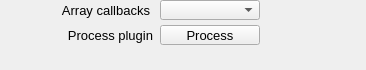
    <widget class="PyDMFrame" name="composite_4">
      <property name="geometry">
        <rect>
          <x>10</x>
          <y>850</y>
          <width>366</width>
          <height>70</height>
        </rect>
      </property>
      <widget class="QLabel" name="text_29">
        <property name="geometry">
          <rect>
            <x>0</x>
            <y>0</y>
            <width>150</width>
            <height>20</height>
          </rect>
        </property>
        <property name="text">
          <string>Array callbacks</string>
        </property>
        <property name="font" stdset="0">
          <font>
            <pointsize>10</pointsize>
          </font>
        </property>
        <property name="brush" stdset="0">
          <brush brushstyle="SolidPattern">
            <color alpha="255">
              <red>0</red>
              <green>0</green>
              <blue>0</blue>
            </color>
          </brush>
        </property>
        <property name="toolTip">
          <string>text_29</string>
        </property>
        <property name="alignment">
          <set>Qt::AlignRight|Qt::AlignTrailing|Qt::AlignVCenter</set>
        </property>
        <property name="styleSheet">
          <string notr="true">QLabel#text_29 {
  color: rgb(0, 0, 0);
  }</string>
        </property>
      </widget>
      <widget class="PyDMFrame" name="composite_5">
        <property name="geometry">
          <rect>
            <x>40</x>
            <y>50</y>
            <width>220</width>
            <height>20</height>
          </rect>
        </property>
        <widget class="PyDMRelatedDisplayButton" name="related_display">
          <property name="geometry">
            <rect>
              <x>130</x>
              <y>850</y>
              <width>100</width>
              <height>20</height>
            </rect>
          </property>
          <property name="showIcon" stdset="0">
            <bool>true</bool>
          </property>
          <property name="font" stdset="0">
            <font>
              <pointsize>10</pointsize>
            </font>
          </property>
          <property name="styleSheet">
            <string notr="true">PyDMRelatedDisplayButton#related_display {
  color: rgb(0, 0, 0);
  background-color: rgb(115, 223, 255);
  }</string>
          </property>
          <property name="titles" stdset="0">
            <stringlist>
              <string>asynRecord</string>
            </stringlist>
          </property>
          <property name="filenames" stdset="0">
            <stringlist>
              <string>asynRecord.ui</string>
            </stringlist>
          </property>
          <property name="macros" stdset="0">
            <stringlist>
              <string>P=${P},R=${R}AsynIO</string>
            </stringlist>
          </property>
          <property name="openInNewWindow" stdset="0">
            <bool>true</bool>
          </property>
        </widget>
        <widget class="QLabel" name="text_30">
          <property name="geometry">
            <rect>
              <x>10</x>
              <y>850</y>
              <width>110</width>
              <height>20</height>
            </rect>
          </property>
          <property name="text">
            <string>asyn record</string>
          </property>
          <property name="font" stdset="0">
            <font>
              <pointsize>10</pointsize>
            </font>
          </property>
          <property name="brush" stdset="0">
            <brush brushstyle="SolidPattern">
              <color alpha="255">
                <red>0</red>
                <green>0</green>
                <blue>0</blue>
              </color>
            </brush>
          </property>
          <property name="toolTip">
            <string>text_30</string>
          </property>
          <property name="alignment">
            <set>Qt::AlignRight|Qt::AlignTrailing|Qt::AlignVCenter</set>
          </property>
          <property name="styleSheet">
            <string notr="true">QLabel#text_30 {
  color: rgb(0, 0, 0);
  }</string>
          </property>
        </widget>
      </widget>
      <widget class="PyDMEnumComboBox" name="menu_3">
        <property name="geometry">
          <rect>
            <x>160</x>
            <y>0</y>
            <width>100</width>
            <height>20</height>
          </rect>
        </property>
        <property name="toolTip">
          <string>${prefix}ArrayCallbacks</string>
        </property>
        <property name="channel" stdset="0">
          <string>ca://${prefix}ArrayCallbacks</string>
        </property>
        <property name="font" stdset="0">
          <font>
            <pointsize>10</pointsize>
          </font>
        </property>
        <property name="styleSheet">
          <string notr="true">PyDMEnumComboBox#menu_3 {
  color: rgb(0, 0, 0);
  background-color: rgb(115, 223, 255);
  }</string>
        </property>
      </widget>
      <widget class="PyDMLabel" name="text_update_29">
        <property name="geometry">
          <rect>
            <x>266</x>
            <y>1</y>
            <width>100</width>
            <height>18</height>
          </rect>
        </property>
        <property name="toolTip">
          <string>PV: ${prefix}ArrayCallbacks_RBV</string>
        </property>
        <property name="channel" stdset="0">
          <string>ca://${prefix}ArrayCallbacks_RBV</string>
        </property>
        <property name="displayFormat" stdset="0">
          <enum>PyDMLabel::String</enum>
        </property>
        <property name="font" stdset="0">
          <font>
            <pointsize>10</pointsize>
          </font>
        </property>
        <property name="alignment">
          <set>Qt::AlignLeading|Qt::AlignLeft|Qt::AlignVCenter</set>
        </property>
        <property name="textInteractionFlags">
          <set>Qt::TextSelectableByKeyboard|Qt::TextSelectableByMouse</set>
        </property>
        <property name="styleSheet">
          <string notr="true">PyDMLabel#text_update_29 {
  color: rgb(10, 0, 184);
  background-color: rgb(70, 70, 70);
  }</string>
        </property>
      </widget>
      <widget class="QLabel" name="text_31">
        <property name="geometry">
          <rect>
            <x>13</x>
            <y>25</y>
            <width>140</width>
            <height>20</height>
          </rect>
        </property>
        <property name="text">
          <string>Process plugin</string>
        </property>
        <property name="font" stdset="0">
          <font>
            <pointsize>10</pointsize>
          </font>
        </property>
        <property name="brush" stdset="0">
          <brush brushstyle="SolidPattern">
            <color alpha="255">
              <red>0</red>
              <green>0</green>
              <blue>0</blue>
            </color>
          </brush>
        </property>
        <property name="toolTip">
          <string>text_31</string>
        </property>
        <property name="alignment">
          <set>Qt::AlignRight|Qt::AlignTrailing|Qt::AlignVCenter</set>
        </property>
        <property name="styleSheet">
          <string notr="true">QLabel#text_31 {
  color: rgb(0, 0, 0);
  }</string>
        </property>
      </widget>
      <widget class="PyDMPushButton" name="message_button_4">
        <property name="geometry">
          <rect>
            <x>160</x>
            <y>25</y>
            <width>100</width>
            <height>20</height>
          </rect>
        </property>
        <property name="text">
          <string>Process</string>
        </property>
        <property name="font" stdset="0">
          <font>
            <pointsize>10</pointsize>
          </font>
        </property>
        <property name="toolTip">
          <string>${prefix}ProcessPlugin</string>
        </property>
        <property name="channel" stdset="0">
          <string>ca://${prefix}ProcessPlugin</string>
        </property>
        <property name="pressValue" stdset="0">
          <string>1</string>
        </property>
        <property name="styleSheet">
          <string notr="true">PyDMPushButton#message_button_4 {
  color: rgb(0, 0, 0);
  background-color: rgb(115, 223, 255);
  }</string>
        </property>
      </widget>
    </widget>
